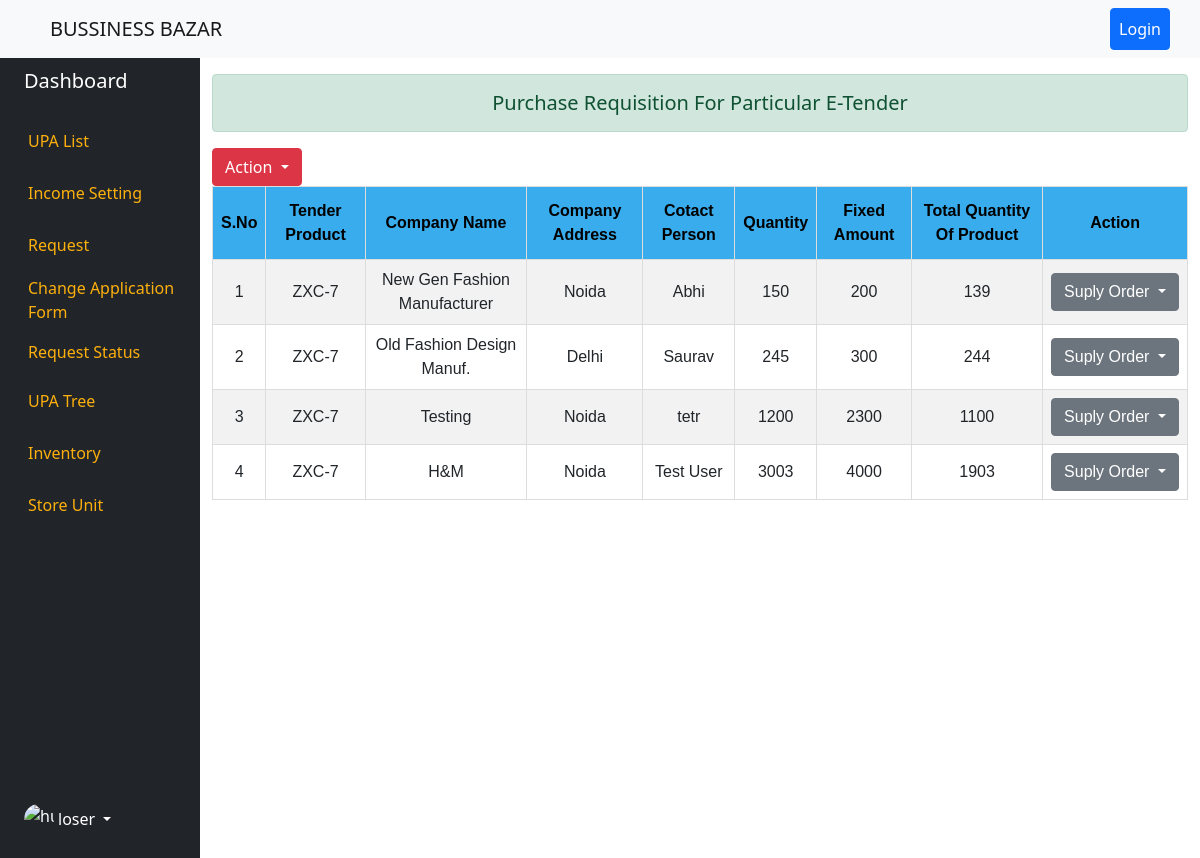
The page /purchase_requisition_etender/7/ on the database its author committed.
### dashboard/models.py (models this page shows, shortened)
class TenderRaise(models.Model):
    TENDER_STATUS = (
        ('Pending','Pending'),
        ('Rejected','Rejected'),
        ('Accepted','Accepted'),
        ('Negotiated','Negotiated'),
    )
    tender_product = models.ForeignKey(TenderProduct,on_delete=models.SET_NULL,blank=True, null=True)
    company_name = models.CharField(max_length=200,blank=True, null=True)
    company_address = models.CharField(max_length=200,blank=True, null=True)
    contact_person = models.CharField(max_length=200,blank=True, null=True)
    amount_range = models.CharField(max_length=100,blank=True, null=True) # product quantity
    fixed_amount = models.PositiveIntegerField(blank=True, null=True) # product amount for sell.
    negotiate_quantity = models.PositiveIntegerField(default=0,blank=True, null=True)
    negotiate_price = models.PositiveIntegerField(default=0,blank=True, null=True)
    total_product_quantity = models.PositiveIntegerField(default=0,blank=True, null=True)
    contact_mobile = models.CharField(max_length=12,blank=True, null=True)
    tender_status = models.CharField(max_length=10,choices=TENDER_STATUS,default="Pending",blank=True, null=True)
    negotiation_update = models.DateTimeField(auto_now=True,blank=True, null=True)
    def __str__(self):
        return f'{self.tender_product}'

class TenderProduct(models.Model):
    tender_product_no = models.PositiveIntegerField(unique=True,blank=True, null=True)
    product_image = models.ImageField(upload_to = "tender_product/image/",blank=True, null=True)
    product_name = models.CharField(max_length=200,blank=True, null=True)
    amount = models.PositiveIntegerField(blank=True, null=True)
    active = models.BooleanField(default=False,blank=True, null=True)
    tender_date = models.DateTimeField(blank=True, null=True)
    tender_product_quantity = models.PositiveIntegerField(blank=True, null=True)
    total_product_quantity_by_vendor = models.IntegerField(blank=True, null=True,default=0)
    created_by = models.ForeignKey(User,on_delete=models.SET_NULL,blank=True, null=True,related_name="create_tender")
    updated_by = models.ForeignKey(User,on_delete=models.SET_NULL,blank=True, null=True,related_name="update_tender")
    def __str__(self):
        return f'{self.product_name}'

### dashboard/views.py (the view)
# urls.py: path('purchase_requisition_etender/<int:pk>/',purchase_requisition_for_one_tender,name="purchase-requisition-etender"),
def purchase_requisition_for_one_tender(request,pk):
    qs = TenderRaise.objects.filter(tender_product_id = pk,tender_status="Accepted")
    print(qs)
    context = {'accepted':qs,'pk':pk}
    return render(request,'dashboard/purchase_requisition_for_one_tender.html',context)

### templates/dashboard/purchase_requisition_for_one_tender.html (shortened to what this page needs)
{% extends "base.html" %}
{% block content %}
<div class="container-fluid">
    <div class="row flex-nowrap">
        {% include 'left_panel.html' %}
        <div class="col">
            <h5 class="alert alert-success text-center mt-3">Purchase Requisition For Particular E-Tender</h5>
            <div class="btn-group">
            <button type="button" class="btn btn-danger dropdown-toggle" data-bs-toggle="dropdown" aria-expanded="false">
                Action
            </button>
            </div>
                <table id="customers">
                    <tr>
                      <th>S.No</th>
                      <th>Tender Product</th>
                      <th>Company Name</th>
                      <th>Company Address</th>
                      <th>Cotact Person</th>
                      <th>Quantity</th>
                      <th>Fixed Amount</th>
                      <th>Total Quantity Of Product</th>
                      <th>Action</th>
                    </tr>
                    {% for firm in accepted %}
                    <tr>
                        <td>{{forloop.counter}}</td>
                        <td>{{firm.tender_product}}-{{pk}}</td>
                        <td>{{firm.company_name}}</td>
                        <td>{{firm.company_address}}</td>
                        <td>{{firm.contact_person}}</td>
                        <td>{{firm.amount_range}}</td>
                        <td>{{firm.fixed_amount}}</td>
                        <td>{{firm.total_product_quantity}}</td>
                        <td>
                        <div class="btn-group">
                        <button type="button" class="btn btn-secondary dropdown-toggle" data-bs-toggle="dropdown" aria-expanded="false">
                            Suply Order
                        </button>
                        </div>
                        </td>
                    </tr>
                    {% endfor %}
                </table>
        </div>
    </div>
</div>
{% endblock content %}

### static/style.css (style rules this page uses)
#customers { font-family: Arial, Helvetica, sans-serif; border-collapse: collapse; width: 100%; }
#customers td, #customers th { border: 1px solid #ddd; padding: 8px; }
#customers tr:nth-child(even) { background-color: #f2f2f2; }
#customers th { padding-top: 12px; padding-bottom: 12px; text-align: center; background-color: #38ACEC; color: black; }
#customers td { text-align: center; }

### rows shown on the page
TenderRaise: tender_product "ZXC", tender_product "7", company_name "New Gen Fashion Manufacturer", company_address "Noida", contact_person "Abhi", amount_range "150", fixed_amount "200", total_product_quantity "139"
TenderRaise: tender_product "ZXC", pk "7", company_name "Old Fashion Design Manuf.", company_address "Delhi", contact_person "Saurav", amount_range "245", fixed_amount "300", total_product_quantity "244"
TenderRaise: tender_product "ZXC", tender_product "7", company_name "Testing", company_address "Noida", contact_person "tetr", amount_range "1200", fixed_amount "2300", total_product_quantity "1100"
TenderRaise: tender_product "ZXC", tender_product "7", company_name "H&M", company_address "Noida", contact_person "Test User", amount_range "3003", fixed_amount "4000", total_product_quantity "1903"
